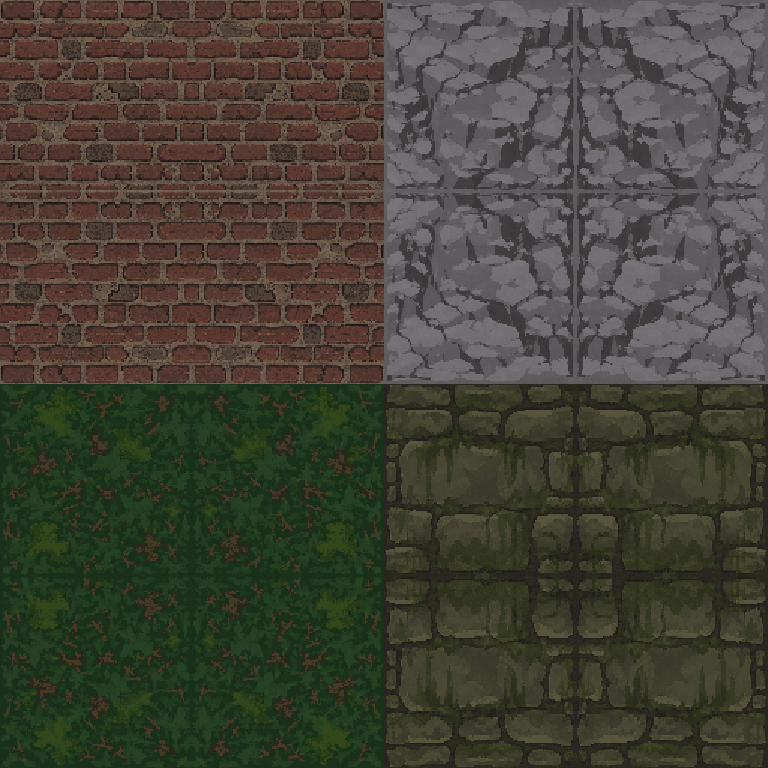
#> input picture art/tasks/party1-mirror.png, 768 x 768 px, given as the content of the folder ./tiles, which was not available
$ python check_tiles.py
#> lines starting #> are read from the running program, lines starting #| are printed output that depends on the picture; pictures that were not available may be replaced by others from this repository, and a replacement may not be noted
#!/usr/bin/env python3
# Проверка тайлов поверхностей против CODEX_ART_BRIEF.md (§A.3, §A.5, §A.6, §B.1, §D.4).
# Считает то, что глазами не поймать: зеркальность, ширину общей кромки, запечённый свет.
#
#   python3 art/check_tiles.py <папка с tiles/ и assets.json>
#
# Выход 0 — всё чисто, 1 — есть отказы. Требует pillow и numpy.
import json, os, sys
import numpy as np
from PIL import Image

# Пороги. FAIL — сдавать нельзя, WARN — посмотреть глазами.
MIRROR_RATIO   = 0.35   # зеркало/база ниже этого — тайл построен отражением
SEAM_RATIO     = 2.0    # разрыв на замыкании против внутреннего перепада
PERIMETER_PCT  = 5.0    # общая у всех вариантов кромка, % от стороны квадранта
BRIGHT_SPREAD  = 6.0    # разброс средней яркости между вариантами
LIGHT_GRAD_PCT = 8.0    # перепад яркости по кадру — признак направленного света
VIGNETTE_PCT   = 8.0    # разница яркости края и центра
SEAM_SIGMA     = 4.0    # внутренний шов: провал яркости против обычных колебаний
SHIFT_RATIO    = 0.45   # варианты как циклические сдвиги одного исходника

lum = lambda a: a[..., 0] * 0.299 + a[..., 1] * 0.587 + a[..., 2] * 0.114


class Report:
    def __init__(self):
        self.fail = self.warn = 0

    def ok(self, msg):
        print(f'    ok   {msg}')

    def info(self, msg):
        print(f'    ·    {msg}')

    def bad(self, msg):
        print(f'    FAIL {msg}')
        self.fail += 1

    def note(self, msg):
        print(f'    warn {msg}')
        self.warn += 1


def quadrants(a):
    """Тайл — сетка 2x2 из четырёх вариантов одной поверхности (§B.1)."""
    h, w = a.shape[:2]
    qh, qw = h // 2, w // 2
    return [a[0:qh, 0:qw], a[0:qh, qw:w], a[qh:h, 0:qw], a[qh:h, qw:w]]


def check_mirror(Q, r):
    """Отражение — дешёвый способ получить бесшовность, дающий видимый калейдоскоп."""
    worst = None
    for i, q in enumerate(Q):
        f = q.astype(np.float64)
        lr = np.abs(f - f[:, ::-1]).mean()
        ud = np.abs(f - f[::-1, :]).mean()
        # база: насколько кадр вообще не похож сам на себя при произвольном сдвиге
        base = np.abs(f - np.roll(f, (f.shape[0] // 3, f.shape[1] // 7), (0, 1))).mean()
        ratio = min(lr, ud) / max(base, 1e-9)
        if worst is None or ratio < worst[1]:
            worst = (i, ratio)
    i, ratio = worst
    if ratio < MIRROR_RATIO:
        r.bad(f'зеркальная симметрия: квадрант {i} отличается от своего зеркала в '
              f'{1 / max(ratio, 1e-9):.0f}x слабее, чем от случайного сдвига '
              f'(порог {1 / MIRROR_RATIO:.1f}x). Бесшовность добыта отражением.')
    else:
        r.ok(f'без зеркальной симметрии (худший квадрант {i}: {ratio:.2f} при пороге {MIRROR_RATIO})')


def check_seams(Q, r):
    """Замыкание края в край: перепад на стыке должен быть как внутри кадра."""
    worst = 0.0
    dup = 0
    for q in Q:
        f = q.astype(np.float64)
        wh = np.abs(f[:, 0] - f[:, -1]).mean()
        wv = np.abs(f[0, :] - f[-1, :]).mean()
        ih = np.abs(f[:, 1:] - f[:, :-1]).mean()
        iv = np.abs(f[1:, :] - f[:-1, :]).mean()
        worst = max(worst, wh / max(ih, 1e-9), wv / max(iv, 1e-9))
        if wh == 0 and wv == 0:
            dup += 1
    if worst > SEAM_RATIO:
        r.bad(f'видимый шов на замыкании: перепад в {worst:.1f}x больше внутреннего')
    else:
        r.ok(f'швы замыкаются (худший {worst:.2f} при пороге {SEAM_RATIO})')
    if dup:
        r.info(f'у {dup} из 4 квадрантов противоположные края совпадают точь-в-точь — '
               f'при укладке столбец дублируется. Не брак, но чище, когда край продолжает '
               f'противоположный, а не повторяет его.')


def check_perimeter(Q, r):
    """Общая кромка обязана быть — иначе варианты не состыкуются между собой.
    Но она должна быть узкой: широкая полоса делает варианты одинаковыми."""
    st = np.stack([q.astype(np.float64) for q in Q])
    qs = st.shape[1]
    col = np.abs(st - st.mean(0)).mean(axis=(0, 1, 3))
    row = np.abs(st - st.mean(0)).mean(axis=(0, 2, 3))
    thr = 1.0
    width = lambda v: int(np.argmax(v > thr)) if (v > thr).any() else len(v)
    band = max(width(col), width(col[::-1]), width(row), width(row[::-1]))
    pct = band / qs * 100

    # какая доля площади квадранта одинакова у всех четырёх вариантов
    inner = max(qs - 2 * band, 0)
    same = (1 - (inner / qs) ** 2) * 100

    if pct > PERIMETER_PCT:
        r.bad(f'общая кромка {band}px из {qs}px ({pct:.0f}% стороны) — одинаковы у всех '
              f'вариантов {same:.0f}% площади тайла. Стыковка требует лишь узкой полосы; '
              f'цель — не больше {PERIMETER_PCT:.0f}% ({int(qs * PERIMETER_PCT / 100)}px).')
    else:
        r.ok(f'общая кромка {band}px из {qs}px ({pct:.1f}%), одинаково {same:.0f}% площади')

    # края всех вариантов обязаны совпадать, иначе комбинации разойдутся
    edges_ok = all(np.array_equal(Q[0][:, 0], q[:, 0]) and np.array_equal(Q[0][0, :], q[0, :])
                   for q in Q[1:])
    if edges_ok:
        r.ok('края всех четырёх вариантов совпадают — любая комбинация состыкуется')
    else:
        r.bad('края вариантов различаются — при случайной раскладке будут расходиться стыки')


def check_inner_seam(Q, r):
    """Заживление шва после сдвига оставляет внутри кадра тёмную линию.
    Внешние края она не трогает, поэтому проверкой швов не ловится."""
    worst = (0, 0, 0.0, 0.0)
    for i, q in enumerate(Q):
        l = lum(q.astype(np.float64))
        for axis, v in ((0, l.mean(0)), (1, l.mean(1))):
            k = max(len(v) // 32, 3) | 1
            local = np.convolve(np.pad(v, (k // 2, k // 2), mode='wrap'), np.ones(k) / k, 'valid')
            d = v - local
            sig = abs(d.min()) / max(d.std(), 1e-9)
            if sig > worst[2]:
                worst = (i, axis, sig, abs(d.min()) / max(v.mean(), 1e-9) * 100)
    i, axis, sig, pct = worst
    where = 'по столбцам' if axis == 0 else 'по строкам'
    if sig > SEAM_SIGMA:
        r.note(f'внутренний шов: квадрант {i} {where} — провал яркости {sig:.1f}σ '
               f'({pct:.0f}% от средней) при пороге {SEAM_SIGMA}σ. Похоже на след заживления '
               f'после сдвига. Если материал ровный, линия может проступить решёткой.')
    else:
        r.ok(f'внутренних швов нет (худший {sig:.1f}σ при пороге {SEAM_SIGMA}σ)')


def check_shifted(Q, r):
    """Четыре варианта, полученные сдвигом одного исходника, содержат те же детали
    в других местах. §B.1 просит другие детали: другую трещину, другое пятно мха."""
    S = [lum(np.asarray(Image.fromarray(q).resize((64, 64), Image.BOX).convert('RGB'),
                        dtype=np.float64)) for q in Q]
    hits, offs = 0, []
    for i in range(4):
        for j in range(i + 1, 4):
            # шаг обязан быть по одному: смещения бывают нечётными, и на шаге 2
            # пик проходится мимо, а совпадение при сдвиге на пиксель уже разваливается
            diffs = np.array([[np.abs(S[i] - np.roll(S[j], (dy, dx), (0, 1))).mean()
                               for dx in range(64)] for dy in range(64)])
            best, mean = diffs.min(), diffs.mean()
            if best < mean * SHIFT_RATIO:
                hits += 1
                p = np.unravel_index(diffs.argmin(), diffs.shape)
                offs.append(f'{i}~{j}@{p[0]},{p[1]}')
    if hits >= 3:
        r.note(f'варианты похожи на сдвиги одного исходника: {hits} пар из 6 '
               f'({", ".join(offs)}). Повтор по сетке это ломает, но детали во всех '
               f'вариантах одни и те же — §B.1 просит разные.')
    else:
        r.ok(f'варианты не сводятся друг к другу сдвигом ({hits} пар из 6)')


def check_light(Q, r):
    """§A.3: запечённые тени, направленный свет и виньетки запрещены."""
    grad_bad, vig_bad = [], []
    for i, q in enumerate(Q):
        l = lum(q.astype(np.float64))
        s = np.asarray(Image.fromarray(l.astype(np.uint8)).resize((8, 8), Image.BOX), dtype=np.float64)
        gx = s[:, -1].mean() - s[:, 0].mean()
        gy = s[-1, :].mean() - s[0, :].mean()
        amp = np.hypot(gx, gy) / max(s.mean(), 1e-9) * 100
        if amp > LIGHT_GRAD_PCT:
            grad_bad.append((i, amp))

        b, qs = max(l.shape[0] // 64, 4), l.shape[0]
        ring = np.concatenate([l[:b].ravel(), l[-b:].ravel(), l[:, :b].ravel(), l[:, -b:].ravel()])
        c = qs // 8
        cen = l[qs // 2 - c:qs // 2 + c, qs // 2 - c:qs // 2 + c]
        d = (cen.mean() - ring.mean()) / max(cen.mean(), 1e-9) * 100
        if abs(d) > VIGNETTE_PCT:
            vig_bad.append((i, d))

    if grad_bad:
        r.bad('направленный свет: ' + ', '.join(f'квадрант {i} — перепад {a:.0f}% по кадру'
                                                for i, a in grad_bad))
    else:
        r.ok('равномерная освещённость, направленного света нет')
    if vig_bad:
        r.bad('рамка по краю кадра: ' + ', '.join(
            f'квадрант {i} — край {"светлее" if d < 0 else "темнее"} центра на {abs(d):.0f}%'
            for i, d in vig_bad))
    else:
        r.ok('виньетки и затемнения по краям нет')


def check_tone(Q, r):
    """Варианты обязаны совпадать по яркости, иначе на карте пойдут шахматные пятна."""
    means = [lum(q.astype(np.float64)).mean() for q in Q]
    spread = max(means) - min(means)
    txt = ' '.join(f'{m:.1f}' for m in means)
    if spread > BRIGHT_SPREAD:
        r.bad(f'яркость вариантов расходится на {spread:.1f} ({txt}) при допуске {BRIGHT_SPREAD}')
    else:
        r.ok(f'яркость вариантов сходится: разброс {spread:.1f} ({txt})')


def check_detail(a, Q, r):
    """§A.6: форма обязана читаться после уменьшения до целевого размера с NEAREST."""
    cols = len(np.unique(a.reshape(-1, a.shape[-1]), axis=0))
    r.info(f'уникальных цветов: {cols}')
    src = lum(Q[0].astype(np.float64)).std()
    small = np.asarray(Image.fromarray(Q[0]).resize((256, 256), Image.NEAREST).convert('RGB'),
                       dtype=np.float64)
    dst = lum(small).std()
    keep = dst / max(src, 1e-9) * 100
    if keep < 70:
        r.note(f'после NEAREST до 256 контраст падает до {keep:.0f}% (σ {src:.1f} → {dst:.1f}) — '
               f'деталь слишком мелкая для целевого размера')
    else:
        r.ok(f'деталь переживает NEAREST до 256: σ {src:.1f} → {dst:.1f}')


# door и doorLocked — не тайлы: §B.1 просит одно полотно на всю грань. Движок кладёт их
# через tile() наравне с остальными, поэтому четыре одинаковых квадранта — верное
# решение, а не брак: какой квадрант ни выбери, полотно то же.
SINGLE_PANEL = {'door', 'doorLocked'}

def check_tile(path, r):
    print(f'\n  {os.path.basename(path)}')
    im = Image.open(path)
    a = np.asarray(im.convert('RGB'))
    h, w = a.shape[:2]
    if w != h:
        r.bad(f'тайл не квадратный: {w}x{h}')
        return
    if w % 2 or (w // 2) % 2:
        r.bad(f'сторона {w} не делится на четыре варианта без остатка')
        return
    r.info(f'{w}x{h}, {im.mode}')
    Q = quadrants(a)
    single = os.path.basename(path)[:-4] in SINGLE_PANEL
    if single:
        r.info('одно полотно на всю грань (§B.1) — на четыре разных варианта не проверяю')
    check_mirror(Q, r)
    check_seams(Q, r)
    check_perimeter(Q, r)
    check_inner_seam(Q, r)
    if not single:
        check_shifted(Q, r)
    check_light(Q, r)
    check_tone(Q, r)
    check_detail(a, Q, r)


def main():
    root = sys.argv[1] if len(sys.argv) > 1 else '.'
    man = os.path.join(root, 'assets.json')
    if os.path.isfile(man):
        with open(man, encoding='utf-8') as f:
            entries = [e for e in json.load(f).get('assets', []) if e.get('type') == 'tile']
        files = [os.path.join(root, e['file']) for e in entries]
        print(f'assets.json: тайлов заявлено {len(files)}')
    else:
        files = sorted(os.path.join(root, 'tiles', n)
                       for n in os.listdir(os.path.join(root, 'tiles')) if n.endswith('.png'))
        print(f'assets.json не найден, беру всё из tiles/: {len(files)}')

    r = Report()
    for p in files:
        if os.path.isfile(p):
            check_tile(p, r)
#> in check_tile, im is the input picture: PIL image 768x768 P; mean R, G, B 68, 66.6, 54.6
#> in check_tile, `Q = quadrants(a)`: Q = 4 items
#> the loop in check_mirror, `for i, q in enumerate(Q):` made 4 passes
#> (lr, ud, base, ratio, worst) on passes 1 to 2: (5.77, 7.57, 19.58, 0.295, (0, 0.295)), (3.6, 3.67, 21.33, 0.169, (1, 0.169))
#> (lr, ud, base, ratio) on passes 3 to 4: (2.41, 2.46, 8.51, 0.283), (2.68, 2.57, 13.16, 0.196)
#> pass 3, in check_mirror, `f = q.astype(np.float64)`:
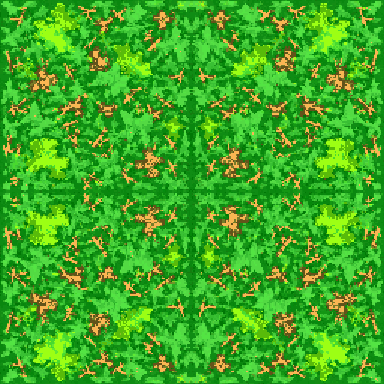
#> f: shape (384, 384, 3) float64; mean of channels 0, 1, 2 34.1, 54.6, 28.8; drawn with min black and max white
#> after the loop in check_mirror, `for i, q in enumerate(Q):`:
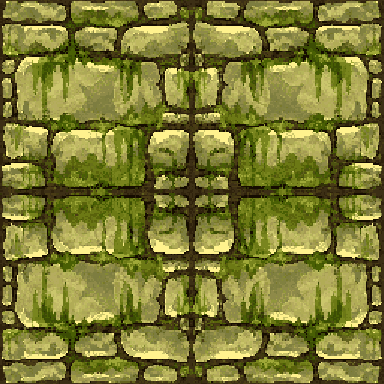
#> f: shape (384, 384, 3) float64; mean of channels 0, 1, 2 57, 56.8, 40.2; drawn with min black and max white
#> in check_mirror, `i, ratio = worst`: i = 1; ratio = 0.169
#> the loop in check_seams, `for q in Q:` made 4 passes
#> (wh, wv, ih, iv) on passes 1 to 4: (4.44, 4.87, 6.56, 8.63), (1.06, 1.16, 4.23, 4.56), (0.885, 0.86, 2.74, 2.81), (0.988, 0.779, 2.93, 3.16)
#> after the loop in check_seams, `for q in Q:`: dup = 0
#> in check_perimeter, `col = np.abs(st - st.mean(0)).mean(axis=(0, 1, 3))`: col = 384 values, max 24.89 at index 383, min 13.46 at index 186, mean 21.21
#> in check_perimeter, `row = np.abs(st - st.mean(0)).mean(axis=(0, 2, 3))`: row = 384 values, max 29.24 at index 190, min 16.67 at index 186, mean 21.21
#> in check_perimeter, `band = max(width(col), width(col[::-1]), width(row), width(row[::-1]))`: band = 0
#> in check_perimeter, `inner = max(qs - 2 * band, 0)`: inner = 384
#> in check_perimeter, `same = (1 - (inner / qs) ** 2) * 100`: same = 0
#> in check_perimeter, `edges_ok = all(np.array_equal(Q[0][:, 0], q[:, 0]) and np.array_equal(..`: edges_ok = False
#> the loop in check_inner_seam, `for i, q in enumerate(Q):` made 4 passes
#> pass 3, in check_inner_seam, `l = lum(q.astype(np.float64))`:
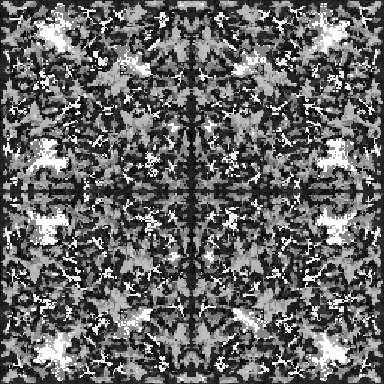
#> l: shape (384, 384) float64; min 35.61, max 60.19, mean 45.5; drawn with min black and max white
#> after the loop in check_inner_seam, `for i, q in enumerate(Q):`: worst = (1, 0, 5.58, 17.37)
#> in check_inner_seam, `i, axis, sig, pct = worst`: i = 1; axis = 0; sig = 5.58; pct = 17.37
#> in check_inner_seam, `where = 'по столбцам' if axis == 0 else 'по строкам'`: where = 'по столбцам'
#> in check_shifted, `S = [lum(np.asarray(Image.fromarray(q).resize((64, 64), Image.BOX).con..`: S = 4 items
#> after the loop in check_shifted, `for i in range(4):`: hits = 0; offs = []
#> the loop in check_light, `for i, q in enumerate(Q):` made 4 passes
#> (gx, gy, amp, d) on passes 1 to 4: (-0.125, -0.25, 0.415, -2.03), (0, -0.125, 0.133, -5.35), (0.125, 0, 0.277, 3.54), (-0.375, 0.25, 0.828, 1.89)
#> pass 1, in check_light, `cen = l[qs // 2 - c:qs // 2 + c, qs // 2 - c:qs // 2 + c]`:
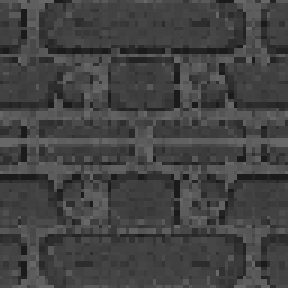
#> cen: shape (96, 96) float64 (shown 3 times larger); min 27.28, max 103.6, mean 67.5
#> pass 2, in check_light, `cen = l[qs // 2 - c:qs // 2 + c, qs // 2 - c:qs // 2 + c]`:
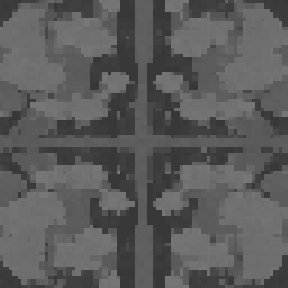
#> cen: shape (96, 96) float64 (shown 3 times larger); min 56.01, max 118.4, mean 91.6
#> pass 3, in check_light, `cen = l[qs // 2 - c:qs // 2 + c, qs // 2 - c:qs // 2 + c]`:
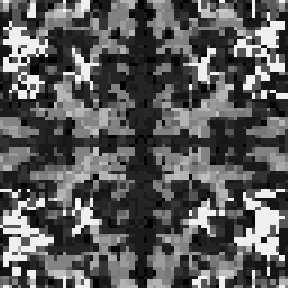
#> cen: shape (96, 96) float64 (shown 3 times larger); min 35.61, max 60.19, mean 44.4; drawn with min black and max white
#> in check_tone, `means = [lum(q.astype(np.float64)).mean() for q in Q]`: means = [67.9, 94.08, 45.54, 54.94]
#> in check_tone, `spread = max(means) - min(means)`: spread = 48.53
#> in check_detail, `cols = len(np.unique(a.reshape(-1, a.shape[-1]), axis=0))`: cols = 122
#> in check_detail, `src = lum(Q[0].astype(np.float64)).std()`: src = 17.55
#> in check_detail, `small = np.asarray(Image.fromarray(Q[0]).resize((256, 256), Image.NEAR..`:
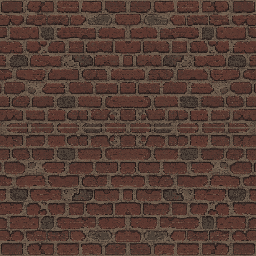
#> small: shape (256, 256, 3) float64; mean of channels 0, 1, 2 85.1, 62.1, 53.2; drawn as R, G, B
#> in check_detail, `dst = lum(small).std()`: dst = 17.43
#> in check_detail, `keep = dst / max(src, 1e-9) * 100`: keep = 99.33
        else:
            r.bad(f'файл заявлен в assets.json, но отсутствует: {p}')

    print(f'\nИтог: отказов {r.fail}, предупреждений {r.warn}')
    if r.fail:
        print('Сдавать нельзя — см. FAIL выше.')
    return 1 if r.fail else 0


if __name__ == '__main__':
#> (the run stopped early here; a loop or call above may not have finished)
